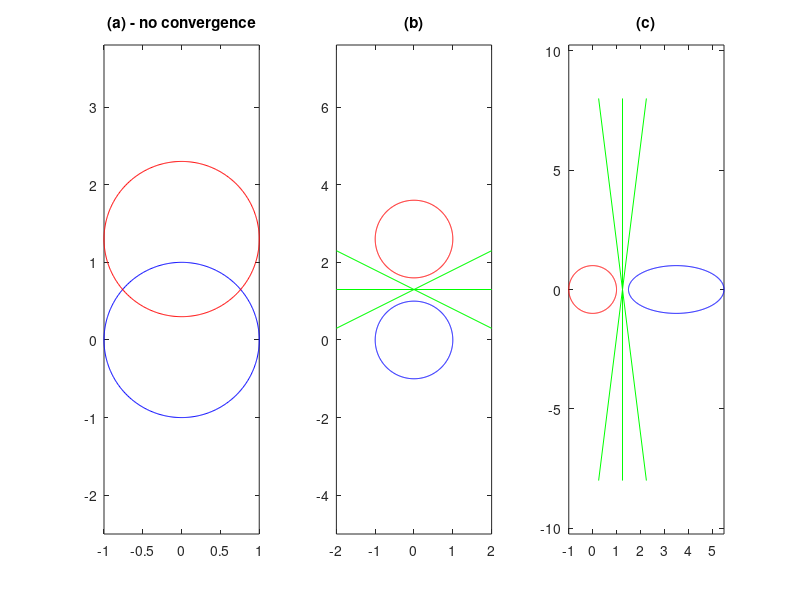
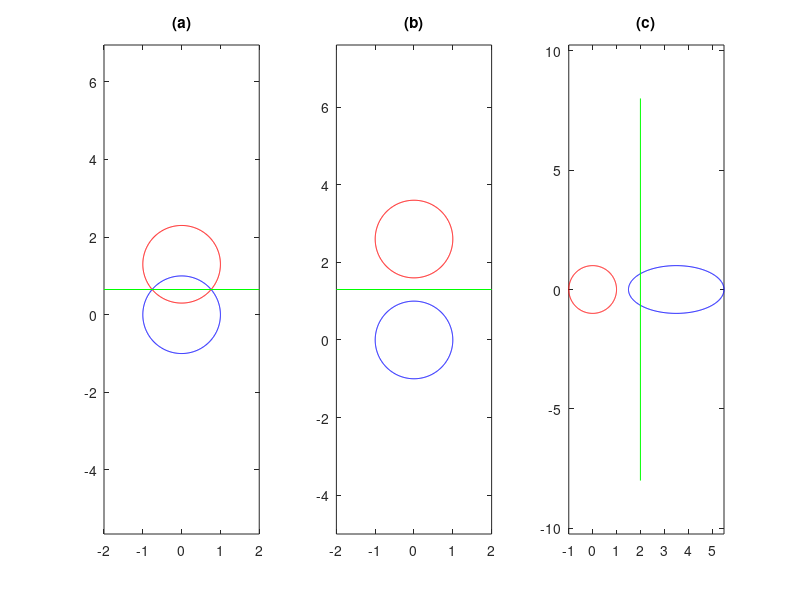

Reproduce these figures in MATLAB, in order.
theta=0:2*pi/512:2*pi;

circ.x=cos(theta);
circ.y=sin(theta);

figure();
axis equal;
subplot(1,3,1);
    plot(circ.x,circ.y,'b');
    hold on;
    plot(circ.x,circ.y+1.3,'r');
    axis equal;
    title('(a) - no convergence');
subplot(1,3,2);
    plot(circ.x,circ.y,'b');
    hold on;
    plot(circ.x,circ.y+2*1.3,'r')
    axis equal;
    title('(b)');
    plot([-2,2],[-1,1]+2*1.3/2,'g');
    plot([-2,2],[0,0]+2*1.3/2,'g');
    plot([-2,2],[1,-1]+2*1.3/2,'g');

subplot(1,3,3);
    plot(circ.x,circ.y,'r');
    hold on;
    plot(2*circ.x+3.5,circ.y,'b');
    axis equal;
    title('(c)');
    plot([-1,1]+5/4,[-8,8],'g');
    plot([0,0]+5/4,[-8,8],'g');
    plot([1,-1]+5/4,[-8,8],'g');

figure();
axis equal;
subplot(1,3,1);
    plot(circ.x,circ.y,'b');
    hold on;
    plot(circ.x,circ.y+1.3,'r');
    axis equal;
    title('(a)');
    plot([-2,2],[0,0]+1.3/2,'g');
subplot(1,3,2);
    plot(circ.x,circ.y,'b');
    hold on;
    plot(circ.x,circ.y+2*1.3,'r')
    axis equal;
    title('(b)');
    plot([-2,2],[0,0]+2*1.3/2,'g');
subplot(1,3,3);
    plot(circ.x,circ.y,'r');
    hold on;
    plot(2*circ.x+3.5,circ.y,'b');
    axis equal;
    title('(c)');
    plot([0,0]+2,[-8,8],'g');




